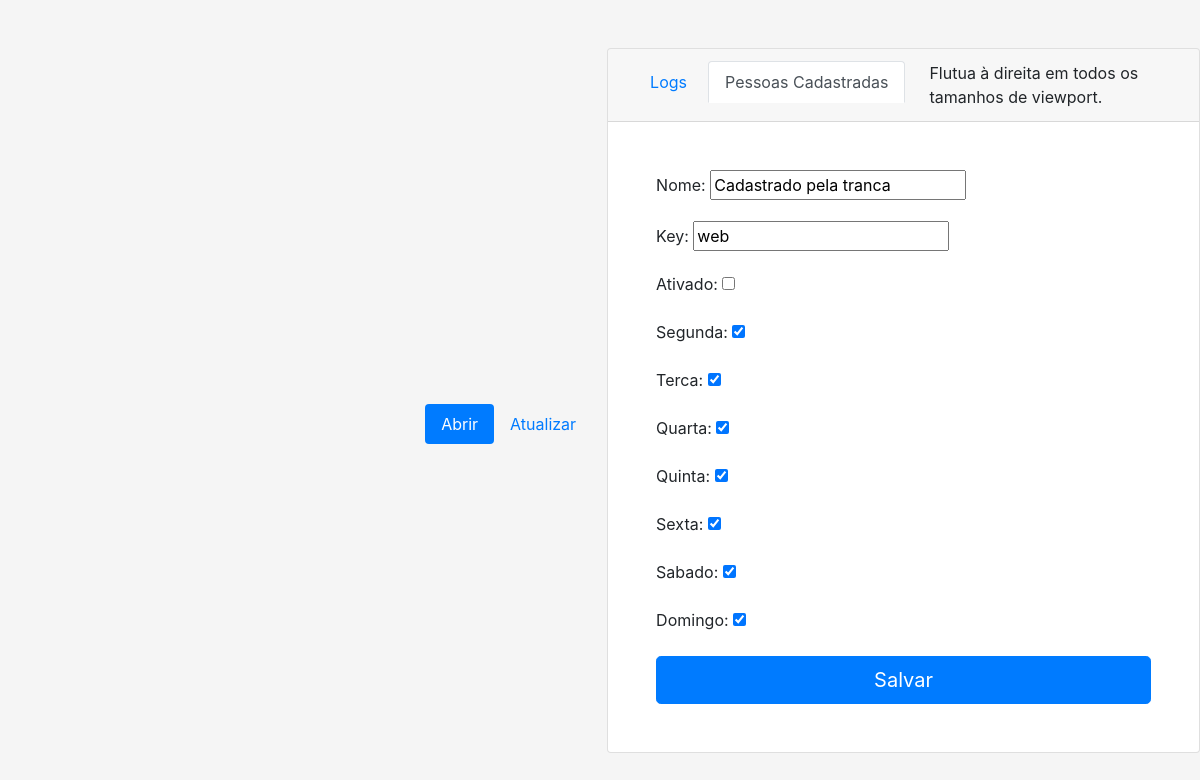
The app's page /index/pessoas/5/edit/ (signed in) with its own data.
### core/models.py (models this page shows, shortened)
class pessoa(models.Model):
    nome = models.CharField(max_length=150)
    key = models.CharField(max_length=14, unique=True)
    ativado = models.BooleanField(default=False)
    segunda = models.BooleanField(default=True)
    terca = models.BooleanField(default=True)
    quarta = models.BooleanField(default=True)
    quinta = models.BooleanField(default=True)
    sexta = models.BooleanField(default=True)
    sabado = models.BooleanField(default=True)
    domingo = models.BooleanField(default=True)
    created_date = models.DateTimeField(
        default=timezone.now)
    class Meta:
        verbose_name = 'Pessoa'
        verbose_name_plural = 'Pessoas'
        ordering = ['created_date']

### core/views.py (the view)
# urls.py: path('pessoas/<int:pk>/edit/', views.pessoa_edit, name='pessoa_edit'),
def pessoa_edit(request, pk):
    post = get_object_or_404(pessoa, pk=pk)
    if request.method == "POST":
        form = EditPessoa(request.POST, instance=post)
        if form.is_valid():
            post = form.save(commit=False)
            post.save()
            return redirect('list_pessoa')
    else:
        form = EditPessoa(instance=post)
    return render(request, 'core/edit.html', {'form': form})

### core/forms.py
class EditPessoa(forms.ModelForm):
    class Meta:
        model = pessoa
        fields = ('nome', 'key', 'ativado', 'segunda','terca', 'quarta', 'quinta', 'sexta', 'sabado', 'domingo')

### core/templates/core/edit.html
{% extends 'core/base.html' %}
{% block content %}
<div class="card container mt-5 pl-0 pr-0 mb-5">
  <div class="card-header">
      <div class="container">
  <div class="row">
    <div class="col-md-auto">
      <ul class="nav nav-tabs card-header-tabs">
      <li class="nav-item mr-1">
        <a class="nav-link" href="{% url 'index' %}">Logs</a>
      </li>
      <li class="nav-item mr-1">
        <a class="nav-link active" href="">Pessoas Cadastradas</a>
      </li>
    </ul>
    </div>
    <div class="col-sm">
       <div class="float-right">Flutua à direita em todos os tamanhos de viewport.</div><br>
    </div>
  </div>
</div>
  </div>
  <div class="card-body pl-5 pr-5 pt-5 pb-5">
      <form method="POST" class="post-form">{% csrf_token %}
        {{ form.as_p}}
    <button class="btn btn-lg btn-primary btn-block" type="submit">Salvar</button>
       </form>
  </div>
 </div>
{% endblock %}

### account/static/css/signin.css (style rules this page uses)
html, body { height: 100%; }
body { display: -ms-flexbox; display: flex; -ms-flex-align: center; align-items: center; padding-top: 40px; padding-bottom: 40px; background-color: #f5f5f5; }

### records on screen
pessoa: nome "Cadastrado pela tranca", key "web", segunda "☑", terca "☑", quarta "☑", quinta "☑", sexta "☑", sabado "☑", domingo "☑"
